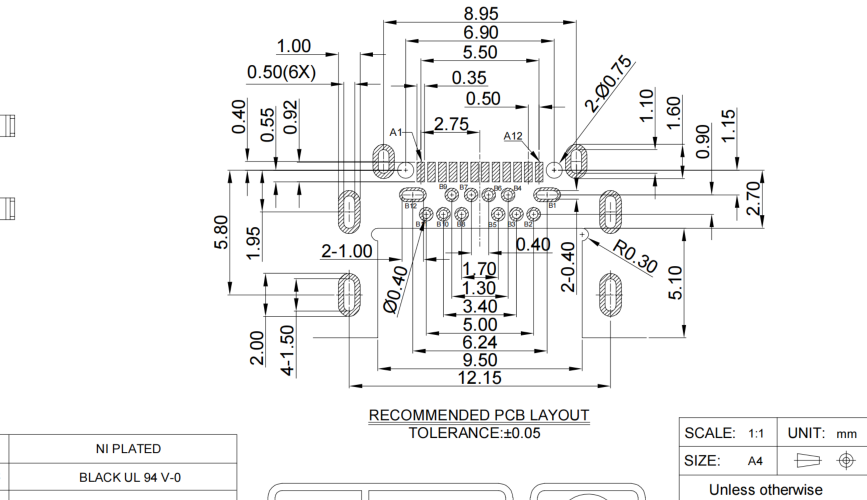
#> input picture evidence/VAL-G2-2026-08-28/dec-usb-hub/datasheets/_extract/hires/layout_a.png, 2600 x 1500 px (shown at 1/3 size)
$ python _h0_layout_px.py
#> lines starting #> are read from the running program, lines starting #| are printed output that depends on the picture; after the words box and inside, x2 and y2 are one past the last pixel; in counts of white or black regions, pixels touching at a corner belong together
#!/usr/bin/env python3
"""Measure recommended PCB layout from pixels, scaled to labelled 5.50 mm A-span."""
from __future__ import annotations

import json
import statistics
from pathlib import Path

import cv2
import numpy as np

HERE = Path(__file__).resolve().parent
OUT = HERE / "_h0_measure"
IMG = HERE / "datasheets/_extract/hires/layout_a.png"
CROP = HERE / "datasheets/_extract/measured/crop_pcb_layout.png"


def blobs(path: Path, tag: str):
#> called with tag = 'layout_a'
    im = cv2.imread(str(path), cv2.IMREAD_GRAYSCALE)
#> im: shape (1500, 2600); min 0, max 255, mean 243.8
    h, w = im.shape
#> h = 1500; w = 2600
    # ink
    _, bw = cv2.threshold(im, 80, 255, cv2.THRESH_BINARY_INV)
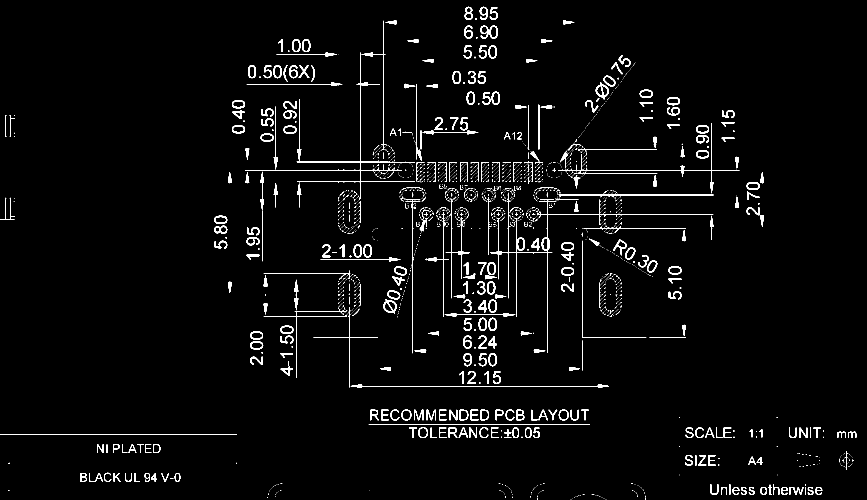
#> bw: shape (1500, 2600) (shown at 1/3 size); 2.5% white; 2387 white regions (2041 under 20 px), largest, box (x1, y1, x2, y2) and area: (1470, 578, 2140, 1059) 3283, (735, 157, 1245, 600) 2776, (1674, 369, 2219, 580) 1515
    # close small gaps
    k = cv2.getStructuringElement(cv2.MORPH_RECT, (3, 3))
    bw = cv2.morphologyEx(bw, cv2.MORPH_CLOSE, k)
#> bw: shape (1500, 2600); 2.5% white; 2114 white regions (1771 under 20 px), largest, box (x1, y1, x2, y2) and area: (735, 157, 1245, 600) 3631, (1470, 578, 2140, 1059) 3587, (1674, 369, 2219, 580) 1631
    n, lab, stats, cent = cv2.connectedComponentsWithStats(bw, 8)
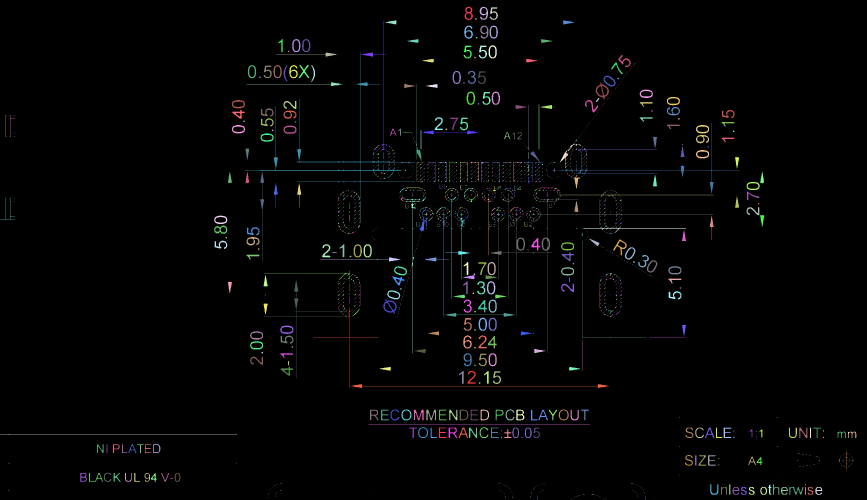
#> lab: shape (1500, 2600) int32 (shown at 1/3 size); 2115 distinct labels, from 0 to 2114; one colour per label, 0 black
#> n = 2115; stats = 2115 rows, first 6: [0, 0, 2600, 1500, 3800801], [1394, 20, 25, 40, 406], [1439, 20, 25, 39, 392], [1469, 22, 25, 38, 347], [1426, 55, 4, 4, 16], [1156, 61, 34, 12, 220]; cent = 2115 pairs, first value 17.06 to 2558.3, second value 39.24 to 1499
    items = []
    for i in range(1, n):
        x, y, ww, hh, area = stats[i]
        if area < 8 or area > 4000:
            continue
        items.append(
            {
                "x": float(cent[i][0]),
                "y": float(cent[i][1]),
                "w": int(ww),
                "h": int(hh),
                "area": int(area),
                "aspect": hh / max(ww, 1),
            }
        )
#> this loop made 2114 passes
#> after the loop, items = 583 items
    vis = cv2.cvtColor(im, cv2.COLOR_GRAY2BGR)
    for it in items:
        cv2.rectangle(
            vis,
            (int(it["x"] - it["w"] / 2), int(it["y"] - it["h"] / 2)),
            (int(it["x"] + it["w"] / 2), int(it["y"] + it["h"] / 2)),
            (0, 0, 255),
            1,
        )
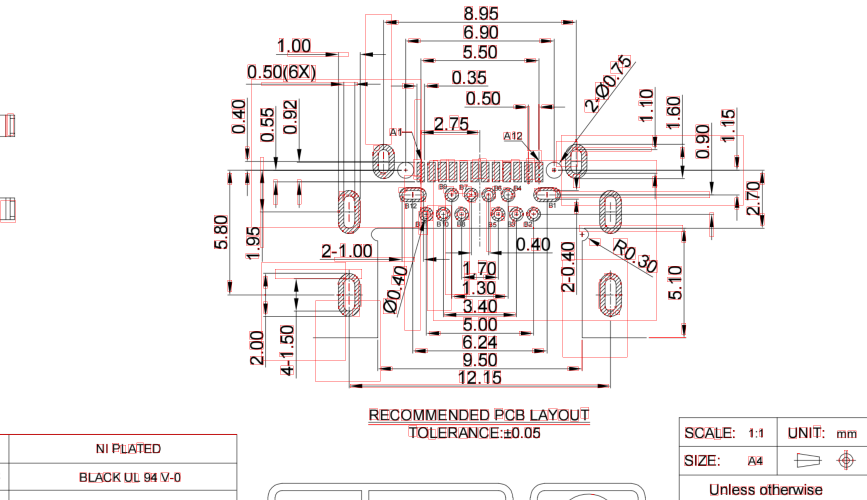
#> vis: shape (1500, 2600, 3) (shown at 1/3 size); mean B, G, R 240.6, 240.6, 244.6
    cv2.imwrite(str(OUT / f"{tag}_blobs.png"), vis)
    return im, items


def find_a_row(items):
    # tall thin pads, similar Y, 12 of them
    cands = [it for it in items if 1.6 <= it["aspect"] <= 5.5 and 4 <= it["w"] <= 25 and 12 <= it["h"] <= 70]
    # cluster by Y
    cands = sorted(cands, key=lambda z: z["y"])
    best = []
    for it in cands:
        band = [x for x in cands if abs(x["y"] - it["y"]) < 6]
        if len(band) > len(best):
            best = band
    best = sorted(best, key=lambda z: z["x"])
    return best


def find_circles_like(items, dmin, dmax):
    out = []
    for it in items:
        if abs(it["w"] - it["h"]) <= 4 and dmin <= (it["w"] + it["h"]) / 2 <= dmax:
            out.append(it)
    return out


def main():
    report = {}
    for tag, path in (("layout_a", IMG), ("crop_pcb", CROP)):
        im, items = blobs(path, tag)
#> items = 583 items
        h, w = im.shape
#> h = 1500; w = 2600
        arow = find_a_row(items)
#> in find_a_row, `cands = [it for it in items if 1.6 <= it["aspect"] <= 5.5 and 4 <= it[..`: cands = 75 items
#> the loop in find_a_row, `for it in cands:` made 75 passes
#> arow = 11 items
        print(f"\n=== {tag} {w}x{h} blobs={len(items)} arow={len(arow)} ===")
#| === layout_a 2600x1500 blobs=583 arow=11 ===
        if len(arow) < 8:
            # dump candidate sizes
            cands = sorted(items, key=lambda z: (-z["aspect"], z["area"]))[:30]
            for c in cands:
                print(f"  cand x={c['x']:.0f} y={c['y']:.0f} {c['w']}x{c['h']} a={c['aspect']:.2f}")
            report[tag] = {"arow_n": len(arow)}
            continue
        span_px = arow[-1]["x"] - arow[0]["x"]
#> span_px = 338.2
        ppm = span_px / 5.50
#> ppm = 61.48
        ox = (arow[0]["x"] + arow[-1]["x"]) / 2
#> ox = 1422.4
        oy = statistics.mean(r["y"] for r in arow)
#> oy = 508.4
        print(f"  span_px={span_px:.1f} ppm={ppm:.3f} origin=({ox:.1f},{oy:.1f})")
#|   span_px=338.2 ppm=61.482 origin=(1422.4,508.4)
        print(f"  pad {arow[0]['w']/ppm:.3f} x {arow[0]['h']/ppm:.3f} mm")
#|   pad 0.374 x 0.976 mm
        a_mm = []
        for i, r in enumerate(arow):
            xm = (r["x"] - ox) / ppm
            ym = (oy - r["y"]) / ppm  # image Y down; +mm toward top of image = into board
            a_mm.append({"i": i + 1, "x": xm, "y": ym, "w": r["w"] / ppm, "h": r["h"] / ppm})
            print(f"  A? {i+1:2} x={xm:+7.3f} y={ym:+6.3f}")
#> this loop made 11 passes
#> (xm, ym) on passes 1 to 11: (-2.75, 0.0128), (-1.97, -0.0423), (-1.43, -0.00683), (-1.16, -0.000227), (-0.517, -0.0633), (0.134, 0.0169), (0.403, 0.0257), (1.19, -0.0366), (2, 0.00311), (2.64, 0.0624), (2.75, 0.0284)
#|   A?  1 x= -2.750 y=+0.013
#|   A?  2 x= -1.967 y=-0.042
#|   A?  3 x= -1.433 y=-0.007
#|   A?  4 x= -1.157 y=-0.000
#|   A?  5 x= -0.517 y=-0.063
#|   A?  6 x= +0.134 y=+0.017
#|   A?  7 x= +0.403 y=+0.026
#|   A?  8 x= +1.191 y=-0.037
#> (further printed lines are left out)
#> after the loop, a_mm = 11 items

        # circles: locators ~0.75 mm, B holes ~0.40 mm
        circs = find_circles_like(items, 0.25 * ppm, 1.20 * ppm)
#> after the loop in find_circles_like, `for it in items:`: out = 26 items
#> circs = 26 items
        circ_mm = []
        print("  circles-like", len(circs))
#|   circles-like 26
        for c in sorted(circs, key=lambda z: (z["y"], z["x"])):
            xm = (c["x"] - ox) / ppm
            ym = (oy - c["y"]) / ppm
            d = (c["w"] + c["h"]) / 2 / ppm
            if abs(xm) > 8 or abs(ym) > 8:
                continue
            circ_mm.append({"x": xm, "y": ym, "d": d})
            print(f"    circ x={xm:+7.3f} y={ym:+6.3f} d={d:.3f}")
#> this loop made 26 passes
#> (xm, ym, d) on passes 1 to 12: (7.33, 5.29, 0.594), (6.96, 4.97, 0.577), (6.6, 4.32, 0.569), (5.73, 3.11, 0.634), (-3.96, 1.82, 0.325), (1.61, 1.64, 0.325), (-4.77, 1.07, 0.252), (2.97, 0.634, 0.61), (-3.52, -1, 0.285), (-0.347, -1.06, 0.447), (-0.102, -1.45, 0.309), (-5.76, -6.98, 0.358)
#|     circ x= +7.332 y=+5.293 d=0.594
#|     circ x= +6.956 y=+4.969 d=0.577
#|     circ x= +6.601 y=+4.320 d=0.569
#|     circ x= +5.725 y=+3.110 d=0.634
#|     circ x= -3.963 y=+1.821 d=0.325
#|     circ x= +1.606 y=+1.640 d=0.325
#|     circ x= -4.772 y=+1.072 d=0.252
#|     circ x= +2.968 y=+0.634 d=0.610
#> (further printed lines are left out)
#> after the loop, circ_mm = 12 items

        # slots: elongated, not A-row
        slots = []
        for it in items:
            if it in arow:
                continue
            if it["w"] >= 0.6 * ppm and it["h"] >= 0.6 * ppm and it["area"] >= 40:
                xm = (it["x"] - ox) / ppm
                ym = (oy - it["y"]) / ppm
                if 4.5 <= abs(xm) <= 7.5 and -8 <= ym <= 3:
                    slots.append(
                        {
                            "x": xm,
                            "y": ym,
                            "w": it["w"] / ppm,
                            "h": it["h"] / ppm,
                        }
                    )
#> this loop made 583 passes
#> (xm, ym) on passes 7, 21, 43, 54, 79, 100, 109, 217, 236, 240, 245, 286: (-4.66, 4.4), (-6.74, 0.782), (6.25, 3.84), (5.73, 3.11), (8.7, -0.0359), (4.53, 0.752), (2.97, 0.634), (3.45, -3.46), (-0.807, -3.63), (-22.74, -2.05), (-3, -4.07), (-1.7, -4.31)
#> after the loop, slots = 4 items
        slots.sort(key=lambda z: (z["y"], z["x"]))
        print("  slot-like")
        for s in slots:
            print(f"    slot x={s['x']:+7.3f} y={s['y']:+6.3f} {s['w']:.2f}x{s['h']:.2f}")
#> this loop made 4 passes
#> s on passes 1 to 4: {'x': 5.89, 'y': -6.79, 'w': 3.14, 'h': 4.75}, {'x': 7.13, 'y': -3.74, 'w': 0.667, 'h': 0.781}, {'x': 4.53, 'y': 0.752, 'w': 1.04, 'h': 1.22}, {'x': -6.74, 'y': 0.782, 'w': 8.3, 'h': 7.21}
#|     slot x= +5.890 y=-6.788 3.14x4.75
#|     slot x= +7.134 y=-3.745 0.67x0.78
#|     slot x= +4.530 y=+0.752 1.04x1.22
#|     slot x= -6.740 y=+0.782 8.30x7.21

        report[tag] = {
            "ppm": ppm,
            "origin_px": [ox, oy],
            "arow": a_mm,
            "circles": circ_mm,
            "slots": slots,
            "pad_w_mm": statistics.mean(r["w"] / ppm for r in arow),
            "pad_h_mm": statistics.mean(r["h"] / ppm for r in arow),
        }
#> pass 2 of the loop in main, `for tag, path in (("layout_a", IMG), ("crop_pcb", CROP)):`:
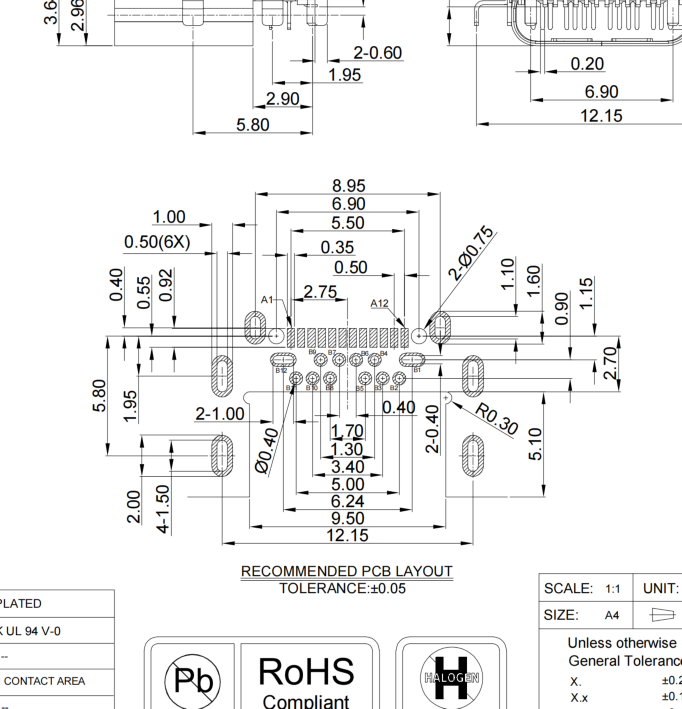
#> input picture evidence/VAL-G2-2026-08-28/dec-usb-hub/datasheets/_extract/measured/crop_pcb_layout.png, 2045 x 2126 px (shown at 1/3 size)
#> im: shape (2126, 2045)
#> in blobs (call 2), `_, bw = cv2.threshold(im, 80, 255, cv2.THRESH_BINARY_INV)`:
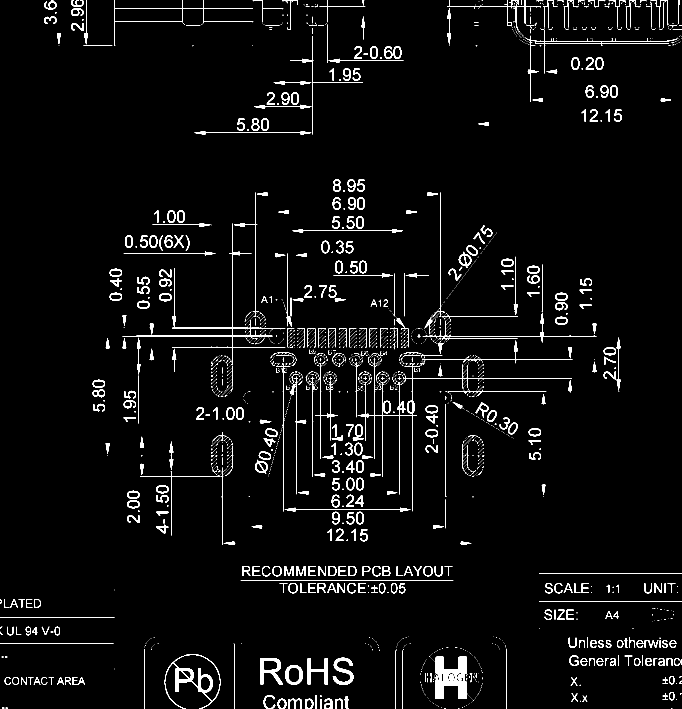
#> bw: shape (2126, 2045) (shown at 1/3 size); 3.2% white; 2815 white regions (2338 under 20 px), largest, box (x1, y1, x2, y2) and area: (1305, 1970, 1402, 2097) 7453, (494, 1963, 661, 2126) 3996, (1073, 1073, 1716, 1534) 3789
#> k = [[1, 1, 1], [1, 1, 1], [1, 1, 1]]
#> lab: shape (2126, 2045) int32; 2421 distinct labels, from 0 to 2420
#> n = 2421; stats = 2421 rows, first 6: [0, 0, 2045, 2126, 4207132], [132, 0, 38, 29, 384], [213, 0, 38, 21, 311], [252, 0, 12, 133, 308], [343, 0, 417, 138, 1059], [758, 0, 92, 67, 164]; cent = 2421 pairs, first value 2.32 to 2043.5, second value 2 to 2125
#> the loop in blobs (call 2), `for i in range(1, n):` made 2420 passes
#> after the loop in blobs (call 2), `for it in items:`:
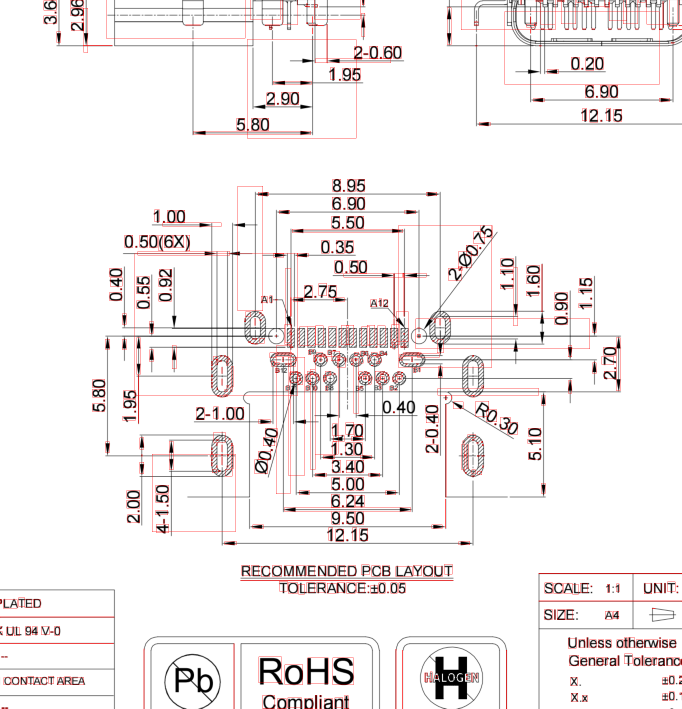
#> vis: shape (2126, 2045, 3) (shown at 1/3 size); mean B, G, R 238.2, 238.2, 242.6
#> the loop in find_a_row (call 2), `for it in cands:` made 99 passes
#| === crop_pcb 2045x2126 blobs=732 arow=11 ===
#|   span_px=322.7 ppm=58.672 origin=(1025.6,1006.3)
#|   pad 0.375 x 0.989 mm
#> the loop in main, `for i, r in enumerate(arow):` made 11 passes
#|   A?  1 x= -2.750 y=+0.041
#|   A?  2 x= -1.961 y=-0.042
#|   A?  3 x= -1.556 y=-0.043
#|   A?  4 x= -1.150 y=-0.000
#|   A?  5 x= -0.488 y=-0.045
#> (further printed lines are left out)
#|   circles-like 42
#> the loop in main, `for c in sorted(circs, key=lambda z: (z["y"], z["x"])):` made 42 passes
#|     circ x= +7.386 y=+5.327 d=0.597
#|     circ x= +7.012 y=+4.999 d=0.579
#|     circ x= +6.652 y=+4.347 d=0.562
#|     circ x= +5.768 y=+3.132 d=0.639
#|     circ x= -3.974 y=+1.833 d=0.324
#> (further printed lines are left out)
#> the loop in main, `for s in slots:` made 3 passes
#> s on passes 1 to 3: {'x': 7.19, 'y': -3.76, 'w': 0.665, 'h': 0.801}, {'x': -6.42, 'y': 0.557, 'w': 8.33, 'h': 7.26}, {'x': 5.29, 'y': 1.99, 'w': 4.77, 'h': 7.26}
#> (printed output is left out)

    (OUT / "LAYOUT_PX.json").write_text(json.dumps(report, indent=2))


if __name__ == "__main__":
    main()
